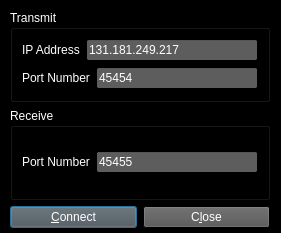
<?xml version="1.0" encoding="UTF-8"?>
<ui version="4.0">
 <class>NetworkConnection</class>
 <widget class="QDialog" name="NetworkConnection">
  <property name="windowModality">
   <enum>Qt::ApplicationModal</enum>
  </property>
  <property name="geometry">
   <rect>
    <x>0</x>
    <y>0</y>
    <width>281</width>
    <height>233</height>
   </rect>
  </property>
  <property name="palette">
   <palette>
    <active>
     <colorrole role="WindowText">
      <brush brushstyle="SolidPattern">
       <color alpha="255">
        <red>255</red>
        <green>255</green>
        <blue>255</blue>
       </color>
      </brush>
     </colorrole>
     <colorrole role="Button">
      <brush brushstyle="SolidPattern">
       <color alpha="255">
        <red>0</red>
        <green>0</green>
        <blue>0</blue>
       </color>
      </brush>
     </colorrole>
     <colorrole role="Light">
      <brush brushstyle="SolidPattern">
       <color alpha="255">
        <red>104</red>
        <green>104</green>
        <blue>104</blue>
       </color>
      </brush>
     </colorrole>
     <colorrole role="Midlight">
      <brush brushstyle="SolidPattern">
       <color alpha="255">
        <red>0</red>
        <green>0</green>
        <blue>0</blue>
       </color>
      </brush>
     </colorrole>
     <colorrole role="Dark">
      <brush brushstyle="SolidPattern">
       <color alpha="255">
        <red>0</red>
        <green>0</green>
        <blue>0</blue>
       </color>
      </brush>
     </colorrole>
     <colorrole role="Mid">
      <brush brushstyle="SolidPattern">
       <color alpha="255">
        <red>0</red>
        <green>0</green>
        <blue>0</blue>
       </color>
      </brush>
     </colorrole>
     <colorrole role="Text">
      <brush brushstyle="SolidPattern">
       <color alpha="255">
        <red>255</red>
        <green>255</green>
        <blue>255</blue>
       </color>
      </brush>
     </colorrole>
     <colorrole role="BrightText">
      <brush brushstyle="SolidPattern">
       <color alpha="255">
        <red>255</red>
        <green>255</green>
        <blue>255</blue>
       </color>
      </brush>
     </colorrole>
     <colorrole role="ButtonText">
      <brush brushstyle="SolidPattern">
       <color alpha="255">
        <red>255</red>
        <green>255</green>
        <blue>255</blue>
       </color>
      </brush>
     </colorrole>
     <colorrole role="Base">
      <brush brushstyle="SolidPattern">
       <color alpha="255">
        <red>0</red>
        <green>0</green>
        <blue>0</blue>
       </color>
      </brush>
     </colorrole>
     <colorrole role="Window">
      <brush brushstyle="SolidPattern">
       <color alpha="255">
        <red>0</red>
        <green>0</green>
        <blue>0</blue>
       </color>
      </brush>
     </colorrole>
     <colorrole role="Shadow">
      <brush brushstyle="SolidPattern">
       <color alpha="255">
        <red>0</red>
        <green>0</green>
        <blue>0</blue>
       </color>
      </brush>
     </colorrole>
     <colorrole role="AlternateBase">
      <brush brushstyle="SolidPattern">
       <color alpha="255">
        <red>0</red>
        <green>0</green>
        <blue>0</blue>
       </color>
      </brush>
     </colorrole>
     <colorrole role="ToolTipBase">
      <brush brushstyle="SolidPattern">
       <color alpha="255">
        <red>255</red>
        <green>255</green>
        <blue>220</blue>
       </color>
      </brush>
     </colorrole>
     <colorrole role="ToolTipText">
      <brush brushstyle="SolidPattern">
       <color alpha="255">
        <red>0</red>
        <green>0</green>
        <blue>0</blue>
       </color>
      </brush>
     </colorrole>
    </active>
    <inactive>
     <colorrole role="WindowText">
      <brush brushstyle="SolidPattern">
       <color alpha="255">
        <red>255</red>
        <green>255</green>
        <blue>255</blue>
       </color>
      </brush>
     </colorrole>
     <colorrole role="Button">
      <brush brushstyle="SolidPattern">
       <color alpha="255">
        <red>0</red>
        <green>0</green>
        <blue>0</blue>
       </color>
      </brush>
     </colorrole>
     <colorrole role="Light">
      <brush brushstyle="SolidPattern">
       <color alpha="255">
        <red>104</red>
        <green>104</green>
        <blue>104</blue>
       </color>
      </brush>
     </colorrole>
     <colorrole role="Midlight">
      <brush brushstyle="SolidPattern">
       <color alpha="255">
        <red>0</red>
        <green>0</green>
        <blue>0</blue>
       </color>
      </brush>
     </colorrole>
     <colorrole role="Dark">
      <brush brushstyle="SolidPattern">
       <color alpha="255">
        <red>0</red>
        <green>0</green>
        <blue>0</blue>
       </color>
      </brush>
     </colorrole>
     <colorrole role="Mid">
      <brush brushstyle="SolidPattern">
       <color alpha="255">
        <red>0</red>
        <green>0</green>
        <blue>0</blue>
       </color>
      </brush>
     </colorrole>
     <colorrole role="Text">
      <brush brushstyle="SolidPattern">
       <color alpha="255">
        <red>255</red>
        <green>255</green>
        <blue>255</blue>
       </color>
      </brush>
     </colorrole>
     <colorrole role="BrightText">
      <brush brushstyle="SolidPattern">
       <color alpha="255">
        <red>255</red>
        <green>255</green>
        <blue>255</blue>
       </color>
      </brush>
     </colorrole>
     <colorrole role="ButtonText">
      <brush brushstyle="SolidPattern">
       <color alpha="255">
        <red>255</red>
        <green>255</green>
        <blue>255</blue>
       </color>
      </brush>
     </colorrole>
     <colorrole role="Base">
      <brush brushstyle="SolidPattern">
       <color alpha="255">
        <red>0</red>
        <green>0</green>
        <blue>0</blue>
       </color>
      </brush>
     </colorrole>
     <colorrole role="Window">
      <brush brushstyle="SolidPattern">
       <color alpha="255">
        <red>0</red>
        <green>0</green>
        <blue>0</blue>
       </color>
      </brush>
     </colorrole>
     <colorrole role="Shadow">
      <brush brushstyle="SolidPattern">
       <color alpha="255">
        <red>0</red>
        <green>0</green>
        <blue>0</blue>
       </color>
      </brush>
     </colorrole>
     <colorrole role="AlternateBase">
      <brush brushstyle="SolidPattern">
       <color alpha="255">
        <red>0</red>
        <green>0</green>
        <blue>0</blue>
       </color>
      </brush>
     </colorrole>
     <colorrole role="ToolTipBase">
      <brush brushstyle="SolidPattern">
       <color alpha="255">
        <red>255</red>
        <green>255</green>
        <blue>220</blue>
       </color>
      </brush>
     </colorrole>
     <colorrole role="ToolTipText">
      <brush brushstyle="SolidPattern">
       <color alpha="255">
        <red>0</red>
        <green>0</green>
        <blue>0</blue>
       </color>
      </brush>
     </colorrole>
    </inactive>
    <disabled>
     <colorrole role="WindowText">
      <brush brushstyle="SolidPattern">
       <color alpha="255">
        <red>0</red>
        <green>0</green>
        <blue>0</blue>
       </color>
      </brush>
     </colorrole>
     <colorrole role="Button">
      <brush brushstyle="SolidPattern">
       <color alpha="255">
        <red>0</red>
        <green>0</green>
        <blue>0</blue>
       </color>
      </brush>
     </colorrole>
     <colorrole role="Light">
      <brush brushstyle="SolidPattern">
       <color alpha="255">
        <red>104</red>
        <green>104</green>
        <blue>104</blue>
       </color>
      </brush>
     </colorrole>
     <colorrole role="Midlight">
      <brush brushstyle="SolidPattern">
       <color alpha="255">
        <red>0</red>
        <green>0</green>
        <blue>0</blue>
       </color>
      </brush>
     </colorrole>
     <colorrole role="Dark">
      <brush brushstyle="SolidPattern">
       <color alpha="255">
        <red>0</red>
        <green>0</green>
        <blue>0</blue>
       </color>
      </brush>
     </colorrole>
     <colorrole role="Mid">
      <brush brushstyle="SolidPattern">
       <color alpha="255">
        <red>0</red>
        <green>0</green>
        <blue>0</blue>
       </color>
      </brush>
     </colorrole>
     <colorrole role="Text">
      <brush brushstyle="SolidPattern">
       <color alpha="255">
        <red>0</red>
        <green>0</green>
        <blue>0</blue>
       </color>
      </brush>
     </colorrole>
     <colorrole role="BrightText">
      <brush brushstyle="SolidPattern">
       <color alpha="255">
        <red>255</red>
        <green>255</green>
        <blue>255</blue>
       </color>
      </brush>
     </colorrole>
     <colorrole role="ButtonText">
      <brush brushstyle="SolidPattern">
       <color alpha="255">
        <red>0</red>
        <green>0</green>
        <blue>0</blue>
       </color>
      </brush>
     </colorrole>
     <colorrole role="Base">
      <brush brushstyle="SolidPattern">
       <color alpha="255">
        <red>0</red>
        <green>0</green>
        <blue>0</blue>
       </color>
      </brush>
     </colorrole>
     <colorrole role="Window">
      <brush brushstyle="SolidPattern">
       <color alpha="255">
        <red>0</red>
        <green>0</green>
        <blue>0</blue>
       </color>
      </brush>
     </colorrole>
     <colorrole role="Shadow">
      <brush brushstyle="SolidPattern">
       <color alpha="255">
        <red>0</red>
        <green>0</green>
        <blue>0</blue>
       </color>
      </brush>
     </colorrole>
     <colorrole role="AlternateBase">
      <brush brushstyle="SolidPattern">
       <color alpha="255">
        <red>0</red>
        <green>0</green>
        <blue>0</blue>
       </color>
      </brush>
     </colorrole>
     <colorrole role="ToolTipBase">
      <brush brushstyle="SolidPattern">
       <color alpha="255">
        <red>255</red>
        <green>255</green>
        <blue>220</blue>
       </color>
      </brush>
     </colorrole>
     <colorrole role="ToolTipText">
      <brush brushstyle="SolidPattern">
       <color alpha="255">
        <red>0</red>
        <green>0</green>
        <blue>0</blue>
       </color>
      </brush>
     </colorrole>
    </disabled>
   </palette>
  </property>
  <property name="windowTitle">
   <string>Dialog</string>
  </property>
  <widget class="QWidget" name="layoutWidget">
   <property name="geometry">
    <rect>
     <x>10</x>
     <y>10</y>
     <width>260</width>
     <height>218</height>
    </rect>
   </property>
   <layout class="QVBoxLayout" name="verticalLayout">
    <item>
     <layout class="QGridLayout" name="gridLayout_4">
      <item row="1" column="0">
       <widget class="QGroupBox" name="gb_Receive">
        <property name="palette">
         <palette>
          <active>
           <colorrole role="Light">
            <brush brushstyle="SolidPattern">
             <color alpha="255">
              <red>94</red>
              <green>94</green>
              <blue>94</blue>
             </color>
            </brush>
           </colorrole>
          </active>
          <inactive>
           <colorrole role="Light">
            <brush brushstyle="SolidPattern">
             <color alpha="255">
              <red>94</red>
              <green>94</green>
              <blue>94</blue>
             </color>
            </brush>
           </colorrole>
          </inactive>
          <disabled>
           <colorrole role="Light">
            <brush brushstyle="SolidPattern">
             <color alpha="255">
              <red>94</red>
              <green>94</green>
              <blue>94</blue>
             </color>
            </brush>
           </colorrole>
          </disabled>
         </palette>
        </property>
        <property name="title">
         <string>Receive</string>
        </property>
        <layout class="QGridLayout" name="gridLayout">
         <item row="0" column="0">
          <widget class="QLabel" name="lbl_rxPortNo">
           <property name="text">
            <string>Port Number</string>
           </property>
          </widget>
         </item>
         <item row="0" column="1">
          <widget class="QLineEdit" name="le_rxPortNo">
           <property name="palette">
            <palette>
             <active>
              <colorrole role="Base">
               <brush brushstyle="SolidPattern">
                <color alpha="255">
                 <red>93</red>
                 <green>93</green>
                 <blue>93</blue>
                </color>
               </brush>
              </colorrole>
             </active>
             <inactive>
              <colorrole role="Base">
               <brush brushstyle="SolidPattern">
                <color alpha="255">
                 <red>93</red>
                 <green>93</green>
                 <blue>93</blue>
                </color>
               </brush>
              </colorrole>
             </inactive>
             <disabled>
              <colorrole role="Base">
               <brush brushstyle="SolidPattern">
                <color alpha="255">
                 <red>0</red>
                 <green>0</green>
                 <blue>0</blue>
                </color>
               </brush>
              </colorrole>
             </disabled>
            </palette>
           </property>
           <property name="text">
            <string>45455</string>
           </property>
          </widget>
         </item>
        </layout>
       </widget>
      </item>
      <item row="0" column="0">
       <widget class="QGroupBox" name="gb_Transmit">
        <property name="title">
         <string>Transmit</string>
        </property>
        <layout class="QGridLayout" name="gridLayout_3">
         <item row="0" column="0">
          <layout class="QGridLayout" name="gridLayout_2">
           <item row="0" column="0">
            <widget class="QLabel" name="lbl_IPAddr">
             <property name="text">
              <string>IP Address</string>
             </property>
            </widget>
           </item>
           <item row="0" column="1" colspan="2">
            <widget class="QLineEdit" name="le_ipAddr">
             <property name="palette">
              <palette>
               <active>
                <colorrole role="Base">
                 <brush brushstyle="SolidPattern">
                  <color alpha="255">
                   <red>93</red>
                   <green>93</green>
                   <blue>93</blue>
                  </color>
                 </brush>
                </colorrole>
               </active>
               <inactive>
                <colorrole role="Base">
                 <brush brushstyle="SolidPattern">
                  <color alpha="255">
                   <red>93</red>
                   <green>93</green>
                   <blue>93</blue>
                  </color>
                 </brush>
                </colorrole>
               </inactive>
               <disabled>
                <colorrole role="Base">
                 <brush brushstyle="SolidPattern">
                  <color alpha="255">
                   <red>0</red>
                   <green>0</green>
                   <blue>0</blue>
                  </color>
                 </brush>
                </colorrole>
               </disabled>
              </palette>
             </property>
             <property name="text">
              <string>131.181.249.217</string>
             </property>
            </widget>
           </item>
           <item row="1" column="0" colspan="2">
            <widget class="QLabel" name="lbl_txPortNo">
             <property name="text">
              <string>Port Number</string>
             </property>
            </widget>
           </item>
           <item row="1" column="2">
            <widget class="QLineEdit" name="le_txPortNo">
             <property name="palette">
              <palette>
               <active>
                <colorrole role="Base">
                 <brush brushstyle="SolidPattern">
                  <color alpha="255">
                   <red>93</red>
                   <green>93</green>
                   <blue>93</blue>
                  </color>
                 </brush>
                </colorrole>
               </active>
               <inactive>
                <colorrole role="Base">
                 <brush brushstyle="SolidPattern">
                  <color alpha="255">
                   <red>93</red>
                   <green>93</green>
                   <blue>93</blue>
                  </color>
                 </brush>
                </colorrole>
               </inactive>
               <disabled>
                <colorrole role="Base">
                 <brush brushstyle="SolidPattern">
                  <color alpha="255">
                   <red>0</red>
                   <green>0</green>
                   <blue>0</blue>
                  </color>
                 </brush>
                </colorrole>
               </disabled>
              </palette>
             </property>
             <property name="text">
              <string>45454</string>
             </property>
            </widget>
           </item>
          </layout>
         </item>
        </layout>
       </widget>
      </item>
     </layout>
    </item>
    <item>
     <layout class="QHBoxLayout" name="horizontalLayout">
      <item>
       <widget class="QPushButton" name="btn_Connect">
        <property name="palette">
         <palette>
          <active>
           <colorrole role="Button">
            <brush brushstyle="SolidPattern">
             <color alpha="255">
              <red>84</red>
              <green>84</green>
              <blue>84</blue>
             </color>
            </brush>
           </colorrole>
          </active>
          <inactive>
           <colorrole role="Button">
            <brush brushstyle="SolidPattern">
             <color alpha="255">
              <red>84</red>
              <green>84</green>
              <blue>84</blue>
             </color>
            </brush>
           </colorrole>
          </inactive>
          <disabled>
           <colorrole role="Button">
            <brush brushstyle="SolidPattern">
             <color alpha="255">
              <red>84</red>
              <green>84</green>
              <blue>84</blue>
             </color>
            </brush>
           </colorrole>
          </disabled>
         </palette>
        </property>
        <property name="text">
         <string>&amp;Connect</string>
        </property>
       </widget>
      </item>
      <item>
       <widget class="QPushButton" name="btn_Close">
        <property name="palette">
         <palette>
          <active>
           <colorrole role="Button">
            <brush brushstyle="SolidPattern">
             <color alpha="255">
              <red>84</red>
              <green>84</green>
              <blue>84</blue>
             </color>
            </brush>
           </colorrole>
          </active>
          <inactive>
           <colorrole role="Button">
            <brush brushstyle="SolidPattern">
             <color alpha="255">
              <red>84</red>
              <green>84</green>
              <blue>84</blue>
             </color>
            </brush>
           </colorrole>
          </inactive>
          <disabled>
           <colorrole role="Button">
            <brush brushstyle="SolidPattern">
             <color alpha="255">
              <red>84</red>
              <green>84</green>
              <blue>84</blue>
             </color>
            </brush>
           </colorrole>
          </disabled>
         </palette>
        </property>
        <property name="text">
         <string>C&amp;lose</string>
        </property>
       </widget>
      </item>
     </layout>
    </item>
   </layout>
  </widget>
 </widget>
 <resources/>
 <connections/>
</ui>
